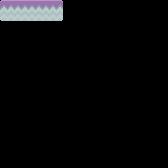

A level layout from a 2D game, rendered from its tile map. Below: a short description, then the map file with its tile-grid data intact:
An orthogonal 8x8 tile map with 21x21 px tiles, 1 tile layer (Tile Layer 1).

<map version="1.2" tiledversion="1.2.0" orientation="orthogonal" renderorder="left-down" width="8" height="8" tilewidth="21" tileheight="21" infinite="0" nextlayerid="2" nextobjectid="1">
 <tileset firstgid="1" source="ts.tsx" />
 <layer id="1" name="Tile Layer 1" width="8" height="8">
  <data encoding="csv">
183,184,185,0,0,0,0,0,
0,0,0,0,0,0,0,0,
0,0,0,0,0,0,0,0,
0,0,0,0,0,0,0,0,
0,0,0,0,0,0,0,0,
0,0,0,0,0,0,0,0,
0,0,0,0,0,0,0,0,
0,0,0,0,0,0,0,0
</data>
 </layer>
</map>
